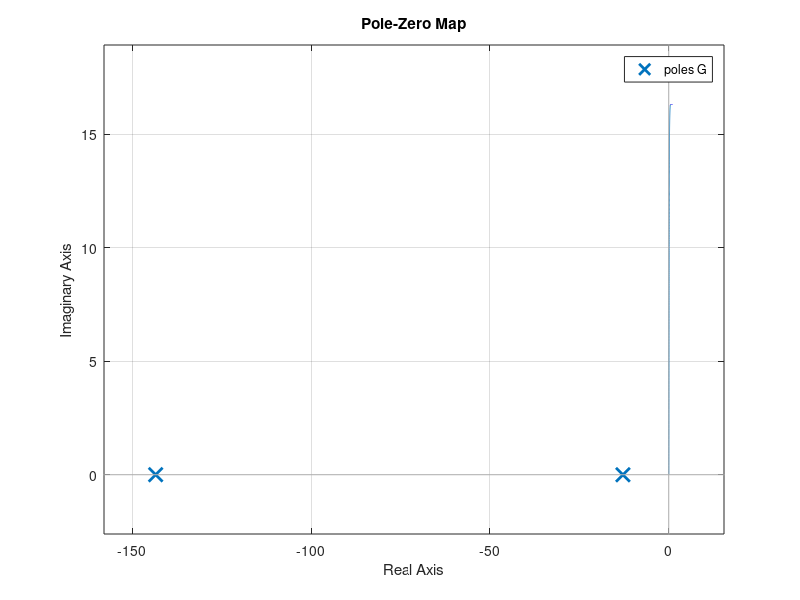

This figure's MATLAB source:
%Unidad 3 Ejercicio 2
pkg load control
close all; clc; clear all;

s = tf('s');

G = 3000/(s^2+156.25*s+1837.5)
t = 0:0.001:1;
u = 10*ones(1,1001);
lsim(G,u,t)
p = pole(G)
pzmap(G)